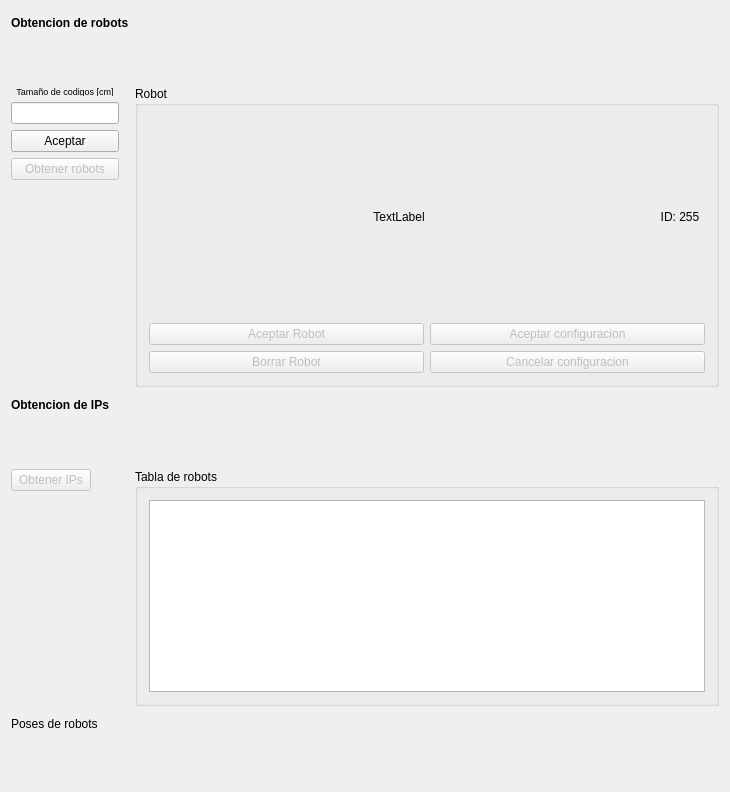
<?xml version="1.0" encoding="UTF-8"?>
<ui version="4.0">
 <class>MainWindow</class>
 <widget class="QMainWindow" name="MainWindow">
  <property name="geometry">
   <rect>
    <x>0</x>
    <y>0</y>
    <width>730</width>
    <height>792</height>
   </rect>
  </property>
  <property name="windowTitle">
   <string>MainWindow</string>
  </property>
  <widget class="QWidget" name="centralWidget">
   <layout class="QVBoxLayout" name="verticalLayout_2">
    <item>
     <layout class="QFormLayout" name="formLayout">
      <item row="0" column="0">
       <widget class="QLabel" name="label_Obtencion">
        <property name="font">
         <font>
          <weight>75</weight>
          <bold>true</bold>
         </font>
        </property>
        <property name="text">
         <string>Obtencion de robots</string>
        </property>
       </widget>
      </item>
      <item row="1" column="0">
       <layout class="QVBoxLayout" name="verticalLayout">
        <item>
         <widget class="QLabel" name="label_TamCod">
          <property name="maximumSize">
           <size>
            <width>16777215</width>
            <height>10</height>
           </size>
          </property>
          <property name="font">
           <font>
            <pointsize>7</pointsize>
           </font>
          </property>
          <property name="text">
           <string>Tamaño de codigos [cm]</string>
          </property>
          <property name="alignment">
           <set>Qt::AlignCenter</set>
          </property>
         </widget>
        </item>
        <item>
         <widget class="QLineEdit" name="Edit_NumCM"/>
        </item>
        <item>
         <widget class="QPushButton" name="boton_AceptarCM">
          <property name="text">
           <string>Aceptar</string>
          </property>
         </widget>
        </item>
        <item>
         <widget class="QPushButton" name="boton_ObtenerFirst">
          <property name="enabled">
           <bool>false</bool>
          </property>
          <property name="text">
           <string>Obtener robots</string>
          </property>
         </widget>
        </item>
       </layout>
      </item>
      <item row="1" column="1">
       <widget class="QGroupBox" name="groupBox_3">
        <property name="font">
         <font>
          <weight>50</weight>
          <bold>false</bold>
         </font>
        </property>
        <property name="title">
         <string>Robot</string>
        </property>
        <layout class="QVBoxLayout" name="verticalLayout_6">
         <item>
          <layout class="QHBoxLayout" name="horizontalLayout_2">
           <item>
            <widget class="QLabel" name="label_ImgRobot">
             <property name="minimumSize">
              <size>
               <width>200</width>
               <height>200</height>
              </size>
             </property>
             <property name="text">
              <string>TextLabel</string>
             </property>
             <property name="alignment">
              <set>Qt::AlignCenter</set>
             </property>
            </widget>
           </item>
           <item>
            <widget class="QLabel" name="label_IdRobot">
             <property name="maximumSize">
              <size>
               <width>50</width>
               <height>16777215</height>
              </size>
             </property>
             <property name="text">
              <string>ID: 255</string>
             </property>
             <property name="alignment">
              <set>Qt::AlignCenter</set>
             </property>
            </widget>
           </item>
          </layout>
         </item>
         <item>
          <layout class="QHBoxLayout" name="horizontalLayout">
           <item>
            <layout class="QVBoxLayout" name="verticalLayout_3">
             <item>
              <widget class="QPushButton" name="boton_AceptarRobot">
               <property name="enabled">
                <bool>false</bool>
               </property>
               <property name="text">
                <string>Aceptar Robot</string>
               </property>
              </widget>
             </item>
             <item>
              <widget class="QPushButton" name="boton_BorrarRobot">
               <property name="enabled">
                <bool>false</bool>
               </property>
               <property name="text">
                <string>Borrar Robot</string>
               </property>
              </widget>
             </item>
            </layout>
           </item>
           <item>
            <layout class="QVBoxLayout" name="verticalLayout_4">
             <item>
              <widget class="QPushButton" name="boton_AceptarVRobots">
               <property name="enabled">
                <bool>false</bool>
               </property>
               <property name="text">
                <string>Aceptar configuracion</string>
               </property>
              </widget>
             </item>
             <item>
              <widget class="QPushButton" name="boton_CancelarRobots">
               <property name="enabled">
                <bool>false</bool>
               </property>
               <property name="text">
                <string>Cancelar configuracion</string>
               </property>
              </widget>
             </item>
            </layout>
           </item>
          </layout>
         </item>
        </layout>
       </widget>
      </item>
      <item row="2" column="0">
       <widget class="QLabel" name="label_ObtencionIPs">
        <property name="font">
         <font>
          <weight>75</weight>
          <bold>true</bold>
         </font>
        </property>
        <property name="text">
         <string>Obtencion de IPs</string>
        </property>
       </widget>
      </item>
      <item row="3" column="0">
       <widget class="QPushButton" name="boton_ObtenerIPs">
        <property name="enabled">
         <bool>false</bool>
        </property>
        <property name="text">
         <string>Obtener IPs</string>
        </property>
       </widget>
      </item>
      <item row="3" column="1">
       <widget class="QGroupBox" name="groupBox_2">
        <property name="title">
         <string>Tabla de robots</string>
        </property>
        <layout class="QVBoxLayout" name="verticalLayout_5">
         <item>
          <widget class="QTableWidget" name="tabla_robots">
           <property name="font">
            <font>
             <pointsize>7</pointsize>
            </font>
           </property>
           <attribute name="horizontalHeaderDefaultSectionSize">
            <number>100</number>
           </attribute>
          </widget>
         </item>
        </layout>
       </widget>
      </item>
      <item row="4" column="0">
       <widget class="QLabel" name="label_Poses">
        <property name="text">
         <string>Poses de robots</string>
        </property>
       </widget>
      </item>
     </layout>
    </item>
   </layout>
  </widget>
 </widget>
 <layoutdefault spacing="6" margin="11"/>
 <resources/>
 <connections/>
</ui>
